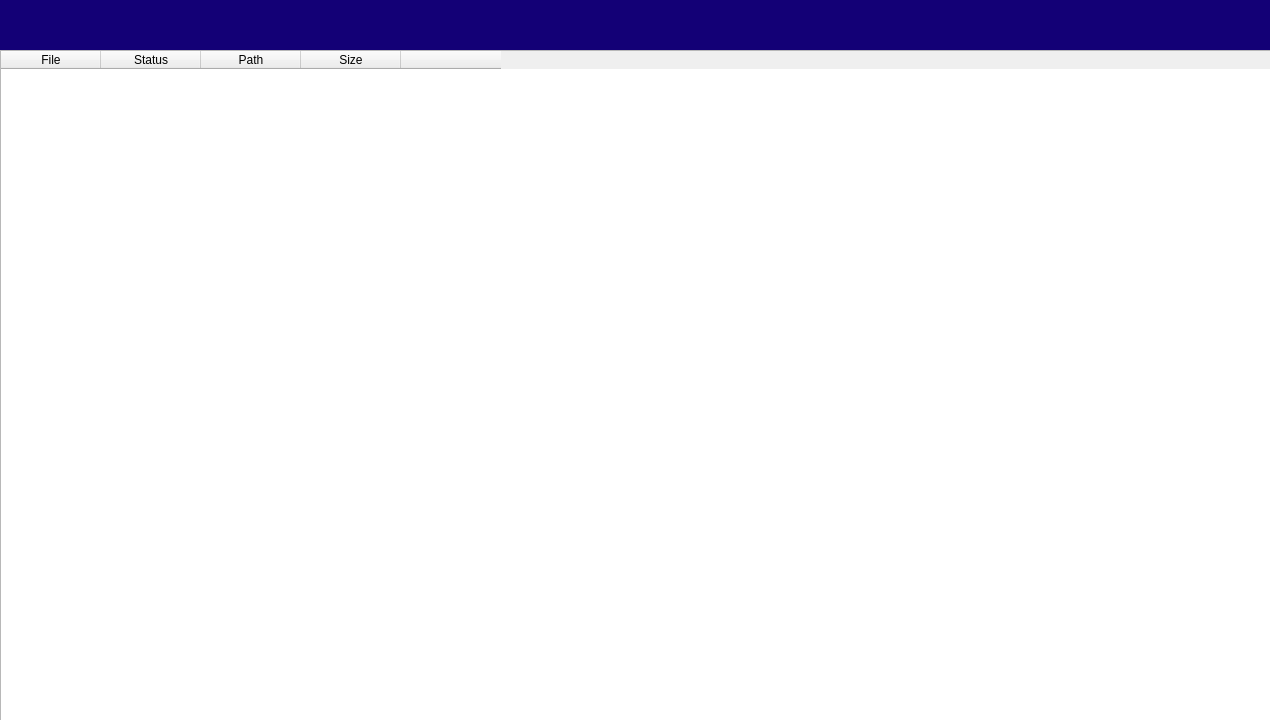
<?xml version="1.0" encoding="UTF-8"?>
<ui version="4.0">
 <class>MainWindow</class>
 <widget class="QMainWindow" name="MainWindow">
  <property name="geometry">
   <rect>
    <x>0</x>
    <y>0</y>
    <width>1270</width>
    <height>720</height>
   </rect>
  </property>
  <property name="maximumSize">
   <size>
    <width>1270</width>
    <height>720</height>
   </size>
  </property>
  <property name="windowTitle">
   <string>MainWindow</string>
  </property>
  <widget class="QWidget" name="centralwidget">
   <widget class="QWidget" name="horizontalLayoutWidget">
    <property name="geometry">
     <rect>
      <x>0</x>
      <y>0</y>
      <width>1271</width>
      <height>51</height>
     </rect>
    </property>
    <layout class="QHBoxLayout" name="horizontalLayout">
     <item>
      <widget class="QWidget" name="topwidget" native="true">
       <property name="styleSheet">
        <string notr="true">#topwidget{
	background-color:rgb(19, 0, 118)
}</string>
       </property>
      </widget>
     </item>
    </layout>
   </widget>
   <widget class="QWidget" name="horizontalLayoutWidget_2">
    <property name="geometry">
     <rect>
      <x>0</x>
      <y>50</y>
      <width>2102</width>
      <height>702</height>
     </rect>
    </property>
    <layout class="QHBoxLayout" name="horizontalLayout_2">
     <item>
      <widget class="QTableWidget" name="tableWidget">
       <column>
        <property name="text">
         <string>File</string>
        </property>
       </column>
       <column>
        <property name="text">
         <string>Status</string>
        </property>
       </column>
       <column>
        <property name="text">
         <string>Path</string>
        </property>
       </column>
       <column>
        <property name="text">
         <string>Size</string>
        </property>
       </column>
       <column>
        <property name="text">
         <string/>
        </property>
       </column>
      </widget>
     </item>
    </layout>
   </widget>
  </widget>
 </widget>
 <resources/>
 <connections/>
</ui>
